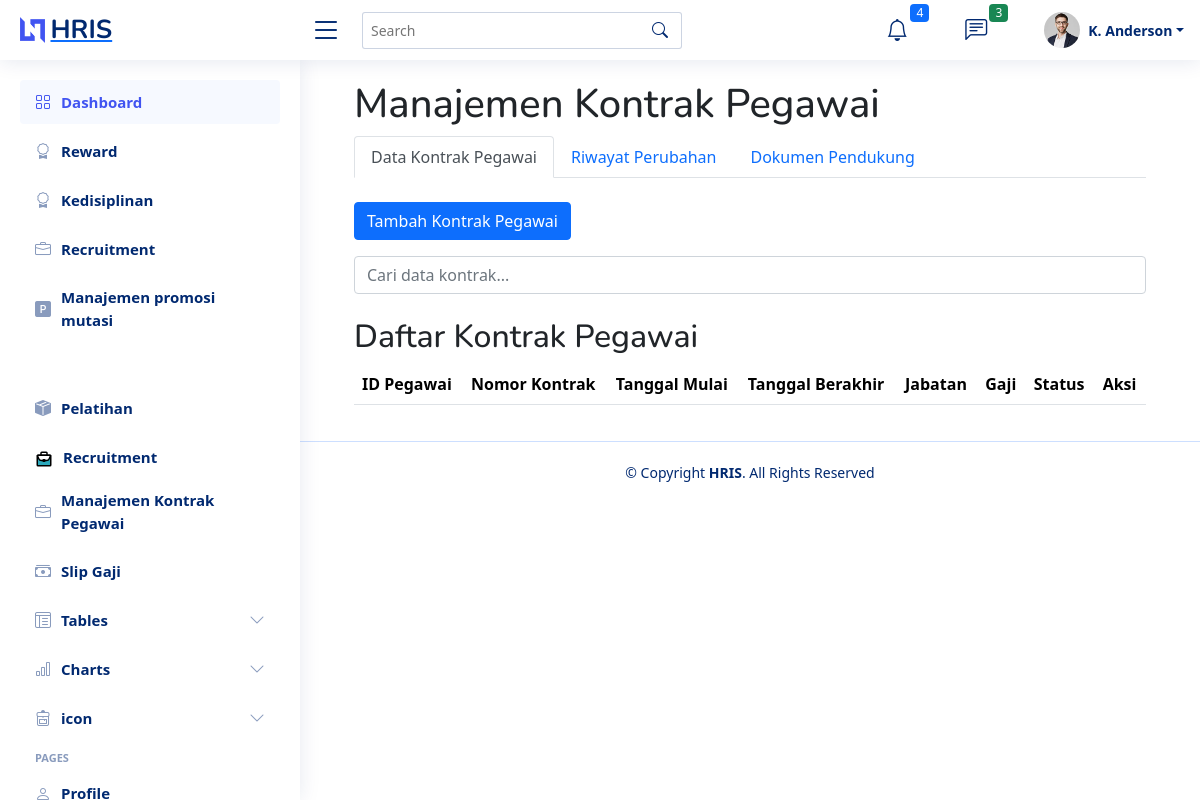
Before: /kontrak_pegawai/index.php with the older database file.
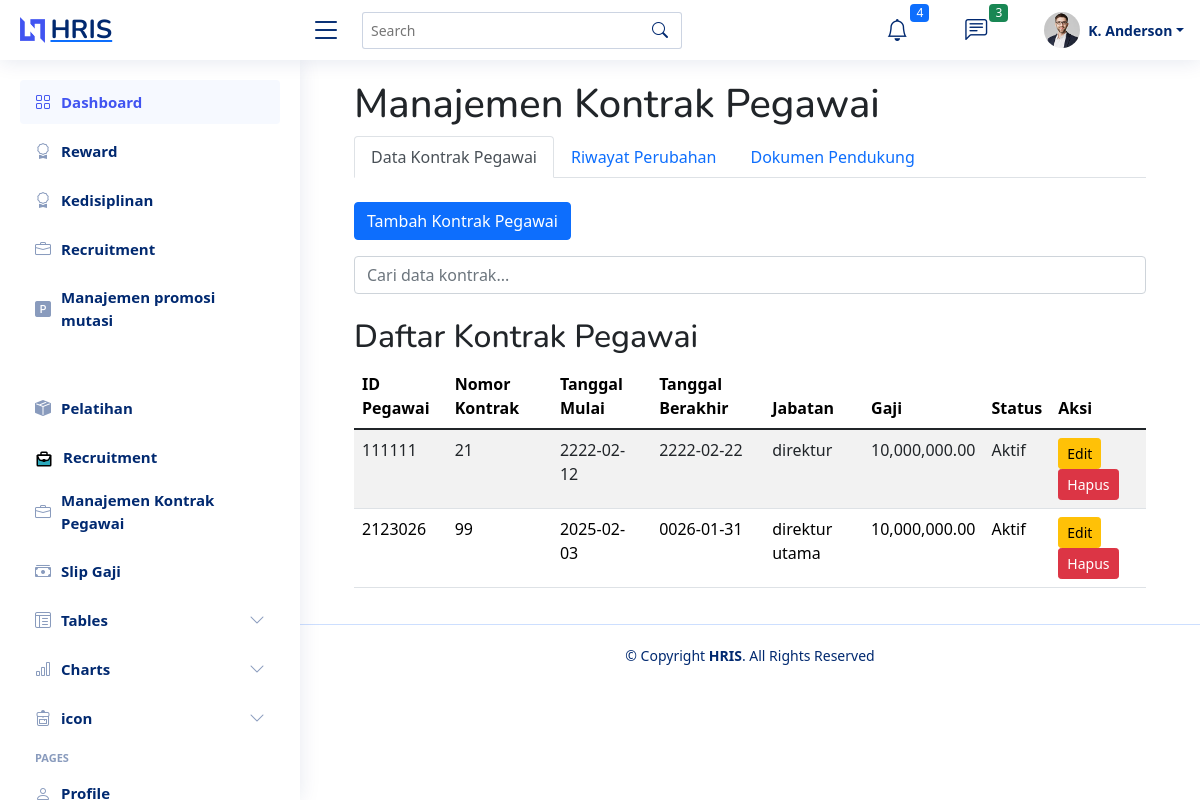
After: the same page with the newer database file.
### tables this page shows
CREATE TABLE `kontrak_pegawai` (
  `id` int NOT NULL,
  `pegawai_id` int NOT NULL,
  `nomor_kontrak` varchar(50) NOT NULL,
  `tanggal_mulai` date NOT NULL,
  `tanggal_berakhir` date NOT NULL,
  `jabatan` varchar(100) NOT NULL,
  `gaji` decimal(15,2) NOT NULL,
  `status_kontrak` enum('Aktif','Non-Aktif') DEFAULT 'Aktif',
  `created_at` datetime DEFAULT CURRENT_TIMESTAMP,
  `updated_at` datetime DEFAULT CURRENT_TIMESTAMP ON UPDATE CURRENT_TIMESTAMP
);

### kontrak_pegawai/index.php (the view, shortened to what this page needs)
<?php
include '../template/header.php';
include '../template/sidebar.php';
include '../connection.php';
function getData($table) {
    global $conn;
    $result = $conn->query("SELECT * FROM `$table` WHERE `status_kontrak` = 'Aktif'");
    if ($result) {
        return $result->fetch_all(MYSQLI_ASSOC);
    } else {
        return [];
    }
}
$kontrak_pegawai = getData('kontrak_pegawai');
?>
<main id="main" class="main">
    <div class="container">
        <h1 class="animate__animated animate__fadeInDown">Manajemen Kontrak Pegawai</h1>
        <ul class="nav nav-tabs animate__animated animate__fadeIn" id="kontrakPegawaiTab" role="tablist">
            <li class="nav-item" role="presentation">
                <a class="nav-link active" id="kontrak-tab" data-bs-toggle="tab" href="#kontrak" role="tab" aria-controls="kontrak" aria-selected="true">Data Kontrak Pegawai</a>
            </li>
            <li class="nav-item" role="presentation">
                <a class="nav-link" id="riwayat-tab" data-bs-toggle="tab" href="#riwayat" role="tab" aria-controls="riwayat" aria-selected="false">Riwayat Perubahan</a>
            </li>
            <li class="nav-item" role="presentation">
                <a class="nav-link" id="dokumen-tab" data-bs-toggle="tab" href="#dokumen" role="tab" aria-controls="dokumen" aria-selected="false">Dokumen Pendukung</a>
            </li>
        </ul>
        <div class="tab-content animate__animated animate__fadeIn" id="kontrakPegawaiTabContent">
            <div class="tab-pane fade show active" id="kontrak" role="tabpanel" aria-labelledby="kontrak-tab">
                <button class="btn btn-primary mb-3 animate__animated animate__fadeIn" onclick="window.location.href='submit_kontrak.php'">Tambah Kontrak Pegawai</button>
                <input type="text" id="searchKontrak" onkeyup="searchTable('searchKontrak', 'tableKontrak')" placeholder="Cari data kontrak..." class="form-control mb-3">
                <h2 class="mt-4">Daftar Kontrak Pegawai</h2>
                <table class="table table-striped animate__animated animate__fadeIn" id="tableKontrak">
                    <thead>
                        <tr>
                            <th>ID Pegawai</th>
                            <th>Nomor Kontrak</th>
                            <th>Tanggal Mulai</th>
                            <th>Tanggal Berakhir</th>
                            <th>Jabatan</th>
                            <th>Gaji</th>
                            <th>Status</th>
                            <th>Aksi</th>
                        </tr>
                    </thead>
                    <tbody>
                        <?php foreach ($kontrak_pegawai as $row): ?>
                            <tr>
                                <td><?= $row['pegawai_id'] ?></td>
                                <td><?= $row['nomor_kontrak'] ?></td>
                                <td><?= $row['tanggal_mulai'] ?></td>
                                <td><?= $row['tanggal_berakhir'] ?></td>
                                <td><?= $row['jabatan'] ?></td>
                                <td><?= number_format($row['gaji'], 2) ?></td>
                                <td><?= $row['status_kontrak'] ?></td>
                                <td>
                                    <a href="edit_kontrak.php?id=<?= $row['id'] ?>" class="btn btn-warning btn-sm">Edit</a>
                                    <a href="delete_kontrak.php?id=<?= $row['id'] ?>" class="btn btn-danger btn-sm" onclick="return confirm('Yakin ingin menghapus?')">Hapus</a>
                                </td>
                            </tr>
                        <?php endforeach; ?>
                    </tbody>
                </table>
            </div>
        </div>
    </div>
</main>
<?php
include '../template/footer.php';
?>

### template/header.php (shortened to what this page needs)
<!DOCTYPE html>
<html lang="en">
<head>
    <link href="<?php echo BASE_URL; ?>/hris/assets/vendor/bootstrap/css/bootstrap.min.css" rel="stylesheet">
    <link href="<?php echo BASE_URL; ?>/hris/assets/vendor/bootstrap-icons/bootstrap-icons.css" rel="stylesheet">
    <link href="<?php echo BASE_URL; ?>/hris/assets/vendor/boxicons/css/boxicons.min.css" rel="stylesheet">
    <link href="<?php echo BASE_URL; ?>/hris/assets/vendor/quill/quill.snow.css" rel="stylesheet">
    <link href="<?php echo BASE_URL; ?>/hris/assets/vendor/quill/quill.bubble.css" rel="stylesheet">
    <link href="<?php echo BASE_URL; ?>/hris/assets/vendor/remixicon/remixicon.css" rel="stylesheet">
    <link href="<?php echo BASE_URL; ?>/hris/assets/vendor/simple-datatables/style.css" rel="stylesheet">
    <link href="https://stackpath.bootstrapcdn.com/bootstrap/5.1.3/css/bootstrap.min.css" rel="stylesheet">
    <link href="<?php echo BASE_URL; ?>/hris/assets/css/style.css" rel="stylesheet">
</head>
<body>
    <header id="header" class="header fixed-top d-flex align-items-center">
        <div class="d-flex align-items-center justify-content-between">
            <a href="index.html" class="logo d-flex align-items-center">
                <img src="<?php echo BASE_URL; ?>/hris/assets/img/logo.png" alt="">
                <span class="d-none d-lg-block">HRIS</span>
            </a>
            <i class="bi bi-list toggle-sidebar-btn"></i>
        </div>
        <div class="search-bar">
            <form class="search-form d-flex align-items-center" method="POST" action="#">
                <input type="text" name="query" placeholder="Search" title="Enter search keyword">
                <button type="submit" title="Search"><i class="bi bi-search"></i></button>
            </form>
        </div>
        <nav class="header-nav ms-auto">
            <ul class="d-flex align-items-center">
                <li class="nav-item dropdown">
                    <a class="nav-link nav-icon" href="#" data-bs-toggle="dropdown">
                        <i class="bi bi-bell"></i>
                        <span class="badge bg-primary badge-number">4</span>
                    </a>
                </li>
                <li class="nav-item dropdown">
                    <a class="nav-link nav-icon" href="#" data-bs-toggle="dropdown">
                        <i class="bi bi-chat-left-text"></i>
                        <span class="badge bg-success badge-number">3</span>
                    </a>
                </li>
                <li class="nav-item dropdown pe-3">
                    <a class="nav-link nav-profile d-flex align-items-center pe-0" href="#" data-bs-toggle="dropdown">
                        <img src="<?php echo BASE_URL; ?>/hris/assets/img/profile-img.jpg" alt="Profile" class="rounded-circle">
                        <span class="d-none d-md-block dropdown-toggle ps-2">K. Anderson</span>
                    </a>
                </li>
            </ul>
        </nav>
    </header>
    <link href="https://stackpath.bootstrapcdn.com/bootstrap/5.1.3/css/bootstrap.min.css" rel="stylesheet">
</body>

### template/sidebar.php (shortened to what this page needs)
<aside id="sidebar" class="sidebar">
    <ul class="sidebar-nav" id="sidebar-nav">
        <li class="nav-item">
            <a class="nav-link " href="<?php echo BASE_URL; ?>/hris/index.php">
                <i class="bi bi-grid"></i>
                <span>Dashboard</span>
            </a>
        </li>
        <li class="nav-item">
            <a class="nav-link collapsed" data-bs-target="#components-nav" data-bs-toggle="collapse" href="<?php echo BASE_URL; ?>/hris/reward/index.php">
                <i class="bi bi-award"></i><span>Reward</span></i>
            </a>
        </li>
        <li class="nav-item">
            <a class="nav-link collapsed" data-bs-target="#components-nav" data-bs-toggle="collapse" href="<?php echo BASE_URL; ?>/hris/pegawai dan kedisiplinan/index.php">
                <i class="bi bi-award"></i><span>Kedisiplinan</span></i>
            </a>
        </li>
        <li class="nav-item">
            <a class="nav-link collapsed" href="<?php echo BASE_URL; ?>/hris/recruitment/index.php">
                <i class="bi bi-briefcase"></i><span>Recruitment</span>
            </a>
        </li>
        <li class="nav-item">
            <a class="nav-link collapsed" href="<?php echo BASE_URL; ?>/hris/promosi_mutasi/promosi_mutasi.php">
            <i class="bi bi-p-square-fill"></i><span>Manajemen promosi mutasi</span>
        </li>
            <li class="nav-item">
            <a class="nav-link collapsed" href="<?php echo BASE_URL; ?>/hris/pelatihan/index.php">
                <i class="bi bi-box-seam-fill"></i><span>Pelatihan</span>
            </a>
        </li>
        <a class="nav-link collapsed" href="<?php echo BASE_URL; ?>/hris/recruitment/welcome.php">
            <i class="icon flat-line">
            </i><span>Recruitment</span>
        </a>
        <li class="nav-item">
        <a class="nav-link collapsed" href="<?php echo BASE_URL; ?>/hris/kontrak_pegawai/index.php">
            <i class="bi bi-briefcase"></i><span>Manajemen Kontrak Pegawai</span>
        </a>
        <li class="nav-item">
        <a class="nav-link collapsed" href="<?php echo BASE_URL; ?>/hris/slip_gaji/index.php">
            <i class="bi bi-cash-stack"></i><span>Slip Gaji</span>
        </a>
    </li>
        <li class="nav-item">
            <a class="nav-link collapsed" data-bs-target="#tables-nav" data-bs-toggle="collapse" href="#">
                <i class="bi bi-layout-text-window-reverse"></i><span>Tables</span><i class="bi bi-chevron-down ms-auto"></i>
            </a>
        </li>
        <li class="nav-item">
            <a class="nav-link collapsed" data-bs-target="#charts-nav" data-bs-toggle="collapse" href="#">
                <i class="bi bi-bar-chart"></i><span>Charts</span><i class="bi bi-chevron-down ms-auto"></i>
            </a>
        </li>
        <li class="nav-item">
            <a class="nav-link collapsed" data-bs-target="#icons-nav" data-bs-toggle="collapse" href="<?php echo BASE_URL; ?>/hris/icon/index.php">
                <i class="bi bi-backpack4"></i><span>icon</span><i class="bi bi-chevron-down ms-auto"></i>
            </a>
        </li>
        <li class="nav-heading">Pages</li>
        <li class="nav-item">
            <a class="nav-link collapsed" href="users-profile.html">
                <i class="bi bi-person"></i>
                <span>Profile</span>
            </a>
        </li>
    </ul>
</aside>

### template/footer.php (shortened to what this page needs)
<footer id="footer" class="footer">
    <div class="copyright">
        &copy; Copyright <strong><span>HRIS</span></strong>. All Rights Reserved
    </div>
</footer>
</body>
</html>

### assets/css/style.css (style rules this page uses)
:root { scroll-behavior: smooth; }
body { font-family: "Open Sans", sans-serif; background: #f6f9ff; color: #444444; }
a { color: #4154f1; text-decoration: none; }
h1, h2, h3, h4, h5, h6 { font-family: "Nunito", sans-serif; }
#main { margin-top: 60px; padding: 20px 30px; transition: all 0.3s; }
.logo { line-height: 1; }
@media (min-width: 1200px) { .logo { width: 280px; } }
.logo img { max-height: 26px; margin-right: 6px; }
.logo span { font-size: 26px; font-weight: 700; color: #012970; font-family: "Nunito", sans-serif; }
.header { transition: all 0.5s; z-index: 997; height: 60px; box-shadow: 0px 2px 20px rgba(1, 41, 112, 0.1); background-color: #fff; padding-left: 20px; }
.header .toggle-sidebar-btn { font-size: 32px; padding-left: 10px; cursor: pointer; color: #012970; }
.header .search-bar { min-width: 360px; padding: 0 20px; }
.header .search-form { width: 100%; }
.header .search-form input { border: 0; font-size: 14px; color: #012970; border: 1px solid rgba(1, 41, 112, 0.2); padding: 7px 38px 7px 8px; border-radius: 3px; transition: 0.3s; width: 100%; }
.header .search-form button { border: 0; padding: 0; margin-left: -30px; background: none; }
.header .search-form button i { color: #012970; }
.header-nav ul { list-style: none; }
.header-nav>ul { margin: 0; padding: 0; }
.header-nav .nav-icon { font-size: 22px; color: #012970; margin-right: 25px; position: relative; }
.header-nav .nav-profile { color: #012970; }
.header-nav .nav-profile img { max-height: 36px; }
.header-nav .nav-profile span { font-size: 14px; font-weight: 600; }
.header-nav .badge-number { position: absolute; inset: -2px -5px auto auto; font-weight: normal; font-size: 12px; padding: 3px 6px; }
.sidebar { position: fixed; top: 60px; left: 0; bottom: 0; width: 300px; z-index: 996; transition: all 0.3s; padding: 20px; overflow-y: auto; scrollbar-width: thin; scrollbar-color: #aab7cf transparent; box-shadow: 0px 0px 20px rgba(1, 41, 112, 0.1); background-color: #fff; }
@media (min-width: 1200px) { #main, #footer { margin-left: 300px; } }
.sidebar-nav { padding: 0; margin: 0; list-style: none; }
.sidebar-nav li { padding: 0; margin: 0; list-style: none; }
.sidebar-nav .nav-item { margin-bottom: 5px; }
.sidebar-nav .nav-heading { font-size: 11px; text-transform: uppercase; color: #899bbd; font-weight: 600; margin: 10px 0 5px 15px; }
.sidebar-nav .nav-link { display: flex; align-items: center; font-size: 15px; font-weight: 600; color: #4154f1; transition: 0.3; background: #f6f9ff; padding: 10px 15px; border-radius: 4px; }
.sidebar-nav .nav-link i { font-size: 16px; margin-right: 10px; color: #4154f1; }
.sidebar-nav .nav-link.collapsed { color: #012970; background: #fff; }
.sidebar-nav .nav-link.collapsed i { color: #899bbd; }
.sidebar-nav .nav-link .bi-chevron-down { margin-right: 0; transition: transform 0.2s ease-in-out; }
.footer { padding: 20px 0; font-size: 14px; transition: all 0.3s; border-top: 1px solid #cddfff; }
.footer .copyright { text-align: center; color: #012970; }

### kontrak_pegawai/index.php (style rules this page uses)
.tab-pane { transition: all 0.5s ease; }

Changed rows visible on the page:
added kontrak_pegawai: pegawai "111111", nomor_kontrak "21", tanggal_mulai "2222-02-12", tanggal_berakhir "2222-02-22", jabatan "direktur", gaji "10,000,000.00", status_kontrak "Aktif"
added kontrak_pegawai: pegawai "2123026", nomor_kontrak "99", tanggal_mulai "2025-02-03", tanggal_berakhir "0026-01-31", jabatan "direktur utama", gaji "10,000,000.00", status_kontrak "Aktif"
